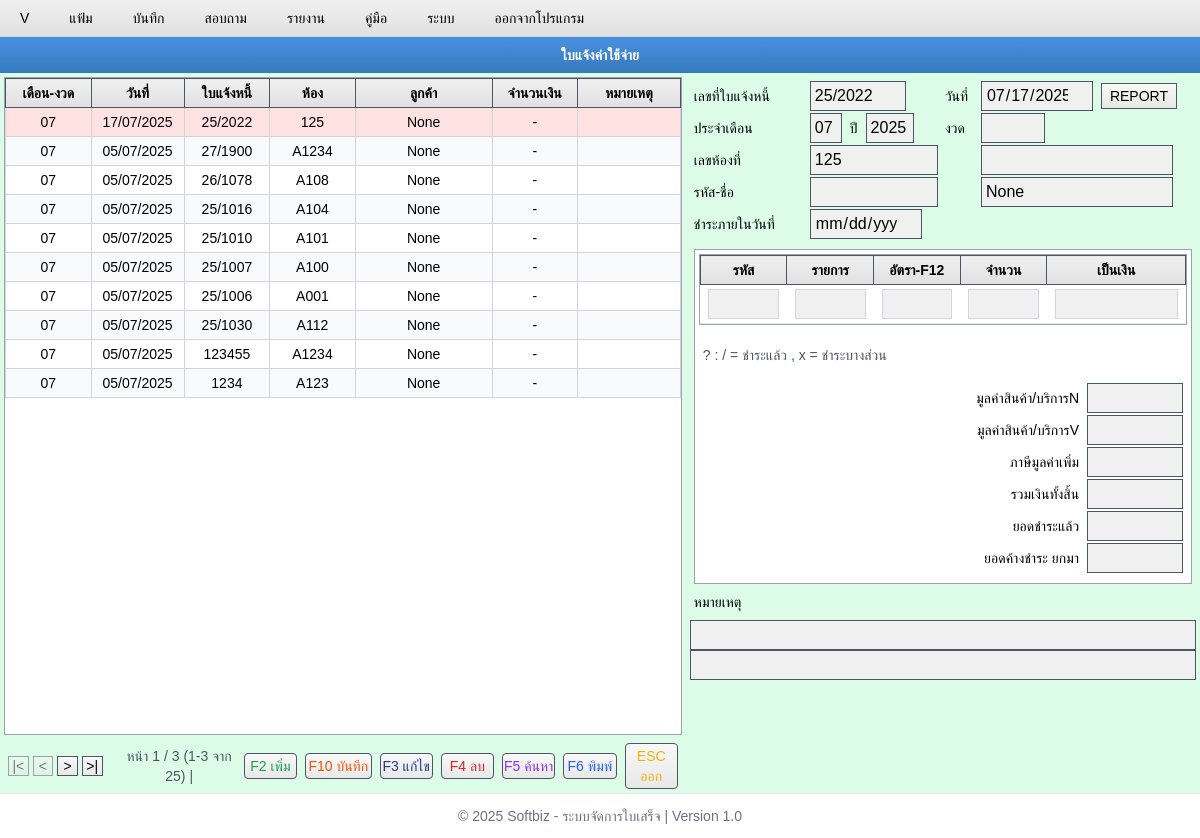
The app's page /m34/, older data.
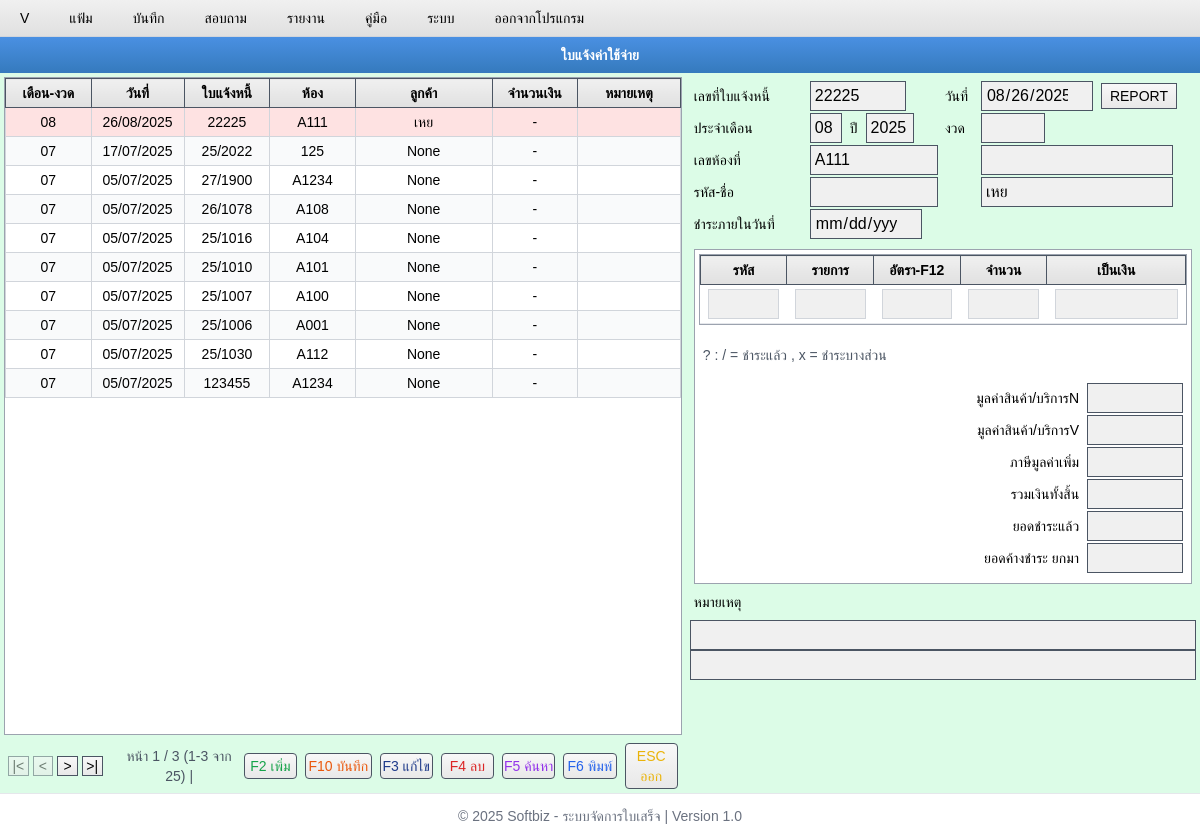
The same page, newer data.
### m34/models.py (models this page shows, shortened)
class CmtArtr(models.Model):
    bill_no = models.CharField(max_length=50, unique=True, verbose_name="เลขที่ใบแจ้งหนี้")
    date = models.DateField(verbose_name="วันที่")
    month = models.CharField(max_length=10, verbose_name="ประจำเดือน")
    year = models.CharField(max_length=10, verbose_name="ปี")
    prd = models.CharField(max_length=20, blank=True, null=True, verbose_name="งวด")
    room_no_1 = models.CharField(
        max_length=20, blank=True, null=True, verbose_name="เลขที่ห้อง 1"
    )
    room_no_2 = models.CharField(
        max_length=100, blank=True, null=True, verbose_name="เลขที่ห้อง 2"
    )
    member_1 = models.CharField(max_length=100, verbose_name="รหัส-ชื่อ 1")
    member_2 = models.CharField(
        max_length=100, blank=True, null=True, verbose_name="รหัส-ชื่อ 2"
    )
    duedate = models.DateField(verbose_name="ชำระภายในวันที่")
    remark_1 = models.TextField(blank=True, null=True, verbose_name="หมายเหตุ 1")
    remark_2 = models.CharField(blank=True, null=True, verbose_name="หมายเหตุ 2")
    total_before_vat = models.DecimalField(
        max_digits=12, decimal_places=2, default=0, verbose_name="มูลค่าก่อนภาษี"
    )
    vat_amount = models.DecimalField(
        max_digits=12, decimal_places=2, default=0, verbose_name="ภาษีมูลค่าเพิ่ม"
    )
    total_amount = models.DecimalField(
        max_digits=12, decimal_places=2, default=0, verbose_name="รวมเงินทั้งสิ้น"
    )
    paid_amount = models.DecimalField(
        max_digits=12, decimal_places=2, default=0, verbose_name="ยอดชำระแล้ว"
    )
    outstanding_amount = models.DecimalField(
        max_digits=12, decimal_places=2, default=0, verbose_name="ยอดค้างชำระ"
    )
    timestamp = models.DateTimeField(default=timezone.now, verbose_name="เวลาบันทึก")
    updated_at = models.DateTimeField(auto_now=True, verbose_name="เวลาอัพเดท")
    class Meta:
        db_table = "CMT_ARTR"
        verbose_name = "ข้อมูลใบเสร็จ"
        verbose_name_plural = "ข้อมูลใบเสร็จทั้งหมด"
        ordering = ["-timestamp"]

### m34/views.py (the view, shortened to what this page needs)
# urls.py: path("m34/", include("m34.urls")),
def m34(request):
    if request.method == "GET" and request.GET.get("action") == "get_new_bill_no":
        new_bill_no = generate_bill_no()
        return JsonResponse({"status": "success", "bill_no": new_bill_no})
    cmt_artr = CmtArtr.objects.all().order_by("-id")
    cmt_artr_item = CmtArtrItem.objects.all()
    paginator = Paginator(cmt_artr, 10)  # 10 records per page
    page_number = request.GET.get("page")
    page_obj = paginator.get_page(page_number)
    if request.method == "POST":
        form = CmtArtrForm(request.POST)
        if form.is_valid():
            form.save()
            messages.success(request, "เพิ่มสินค้าเรียบร้อยแล้ว!")
        else:
            messages.error(request, "กรุณาตรวจสอบข้อมูลให้ถูกต้อง")
    else:
        form = CmtArtrForm()
    item_dict = {
        item.item_code: {
            "description": item.description,
            "rate": float(item.rate) if item.rate else 0,
            "quantity": float(item.quantity) if item.quantity else 0,
            "amount": float(item.amount) if item.amount else 0,
        }
        for item in cmt_artr_item
        if item.item_code
    }
    context = {
        "form": form,
        "cmt_artr": page_obj,  # ใช้ page_obj แทน cmt_artr
        "page_obj": page_obj,
        "cmt_artr_item": cmt_artr_item,
        "item_data_json": json.dumps(item_dict),
        "f_12": "F2 เพิ่ม",
    }
    return render(request, "m34/index.html", context)

### m34/templates/m34/index.html (shortened to what the changed rows need)
{% extends 'base.html' %}
{% load static %}
{% block content %}
    <div class="flex bg-green-100 font-thai overflow-hidden" style="height: calc(100vh - 80px);">
        <div class="flex-1 bg-green-100 flex flex-col text-center">
            <div class="flex-1 bg-white overflow-auto border border-gray-400 m-1">
                <table class="w-full border-collapse">
                    <thead>
                        <tr>
                            <th class="gradient-light-gray border border-gray-600 px-2 py-1 font-bold sticky top-0 z-10 w-20">เดือน-งวด</th>
                            <th class="gradient-light-gray border border-gray-600 px-2 py-1 font-bold sticky top-0 z-10 w-20">วันที่</th>
                            <th class="gradient-light-gray border border-gray-600 px-2 py-1 font-bold sticky top-0 z-10 w-20">ใบแจ้งหนี้</th>
                            <th class="gradient-light-gray border border-gray-600 px-2 py-1 font-bold sticky top-0 z-10 w-20">ห้อง</th>
                            <th class="gradient-light-gray border border-gray-600 px-2 py-1 font-bold sticky top-0 z-10 w-32">ลูกค้า</th>
                            <th class="gradient-light-gray border border-gray-600 px-2 py-1 font-bold sticky top-0 z-10 w-20">จำนวนเงิน</th>
                            <th class="gradient-light-gray border border-gray-600 px-2 py-1 font-bold sticky top-0 z-10 w-24">หมายเหตุ</th>
                        </tr>
                    </thead>
                    <tbody id="dataTable">
                        {% for record in cmt_artr %}
                        <tr onclick="selectRecord(this, '{{ record.id }}')" data-id="{{ record.id }}"
                            class="cursor-pointer hover:bg-blue-100 even:bg-gray-50 border-b border-gray-200">
                            <td class="border border-gray-300 px-2 py-1 whitespace-nowrap">{{ record.month|default:"-" }}</td>
                            <td class="border border-gray-300 px-2 py-1 whitespace-nowrap">{{ record.date|date:"d/m/Y" }}</td>
                            <td class="border border-gray-300 px-2 py-1 whitespace-nowrap">{{ record.bill_no }}</td>
                            <td class="border border-gray-300 px-2 py-1 whitespace-nowrap">{{ record.room_no_1 }}</td>
                            <td class="border border-gray-300 px-2 py-1 whitespace-nowrap">{{ record.member_2 }}</td>
                            <td class="border border-gray-300 px-2 py-1 text-center whitespace-nowrap">{{ record.amount|default:"-" }}</td>
                            <td class="border border-gray-300 px-2 py-1 whitespace-nowrap">{{ record.remark_1 }}</td>
                        </tr>
                        {% endfor %}
                    </tbody>
                </table>
            </div>
        </div>
        <div class="flex-1 bg-green-100 flex flex-col">
            <form method="POST" action="" id="formSection" class="bg-green-100 m-1 mb-1">
                <div class="p-1">
                    <div class="flex items-center gap-1 mb-0.5">
                        <div class="flex-1">
                            <div class="flex items-center gap-1">
                                <label class="w-28 flex-shrink-0">เลขที่ใบแจ้งหนี้</label>
                                <input type="text" name="bill_no" class="w-24 px-1 py-0.5 border border-gray-600 bg-gray-50 focus:outline-none focus:ring-1 focus:ring-blue-500" id="bill_no">
                            </div>
                        </div>
                        <div class="flex-1">
                            <div class="flex items-center gap-1">
                                <label class="w-8 flex-shrink-0">วันที่</label>
                                <input type="date" name="date" class="w-28 px-1 py-0.5 border border-gray-600 bg-gray-50 focus:outline-none focus:ring-1 focus:ring-blue-500" id="date">
                                <button type="button" class="gradient-gray border border-gray-600 px-2 py-0.5 cursor-pointer hover:bg-gray-300 ml-1" onclick="printReport()">REPORT</button>
                            </div>
                        </div>
                    </div>
                    <div class="flex items-center gap-1 mb-0.5">
                        <div class="flex-1">
                            <div class="flex items-center gap-1">
                                <label class="w-28 flex-shrink-0">ประจำเดือน</label>
                                <input type="text" name="month" class="w-8 px-1 py-0.5 border border-gray-600 bg-gray-50 focus:outline-none focus:ring-1 focus:ring-blue-500" id="month">
                                <label class="mx-1">ปี</label>
                                <input type="text" name="year" class="w-12 px-1 py-0.5 border border-gray-600 bg-gray-50 focus:outline-none focus:ring-1 focus:ring-blue-500" id="year">
                            </div>
                        </div>
                    </div>
                    <div class="flex items-center gap-1 mb-0.5">
                        <div class="flex-1">
                            <div class="flex items-center gap-1">
                                <label class="w-28 flex-shrink-0">เลขห้องที่</label>
                                <input type="text" name="room_no_1" class="w-32 px-1 py-0.5 border border-gray-600 bg-gray-50 focus:outline-none focus:ring-1 focus:ring-blue-500" id="room_no_1">
                            </div>
                        </div>
                    </div>
                    <div class="flex items-center gap-1 mb-0.5">
                        <div class="flex-1">
                            <div class="flex items-center gap-1">
                                <input type="text" name="member_2" class="w-48 px-1 py-0.5 border border-gray-600 bg-gray-50 focus:outline-none focus:ring-1 focus:ring-blue-500 ml-9" id="member_2">
                            </div>
                        </div>
                    </div>
                </div>
                <div class="bg-white m-1 border border-gray-400 flex-1 flex flex-col mb-1">
                    <div class="flex-1 overflow-auto border border-gray-400 m-1">
                        <table class="w-full border-collapse">
                            <thead>
                                <tr>
                                    <th class="gradient-light-gray border border-gray-600 px-2 py-1 font-bold sticky top-0 z-10 w-20">รหัส</th>
                                    <th class="gradient-light-gray border border-gray-600 px-2 py-1 font-bold sticky top-0 z-10 w-20">รายการ</th>
                                    <th class="gradient-light-gray border border-gray-600 px-2 py-1 font-bold sticky top-0 z-10 w-20">อัตรา-F12</th>
                                    <th class="gradient-light-gray border border-gray-600 px-2 py-1 font-bold sticky top-0 z-10 w-20">จำนวน</th>
                                    <th class="gradient-light-gray border border-gray-600 px-2 py-1 font-bold sticky top-0 z-10 w-32">เป็นเงิน</th>
                                </tr>
                            </thead>
                        </table>
                    </div>
                </div>
            </form>
        </div>
    </div>
{% endblock %}

Row changes from the older to the newer data that the page shows:
no longer on this page (row unchanged): CmtArtr: month "07", date "05/07/2025", bill_no "1234", room_no_1 "A123", member_2 "None", amount "-"
added CmtArtr: month "08", date "26/08/2025", bill_no "22225", room_no_1 "A111", member_2 "เหย", amount "-"
Text that changed along with them:
form field bill_no: "25/2022" → "22225"
form field date: "07/17/2025" → "08/26/2025"
form field month: "07" → "08"
form field room_no_1: "125" → "A111"
form field member_2: "None" → "เหย"
